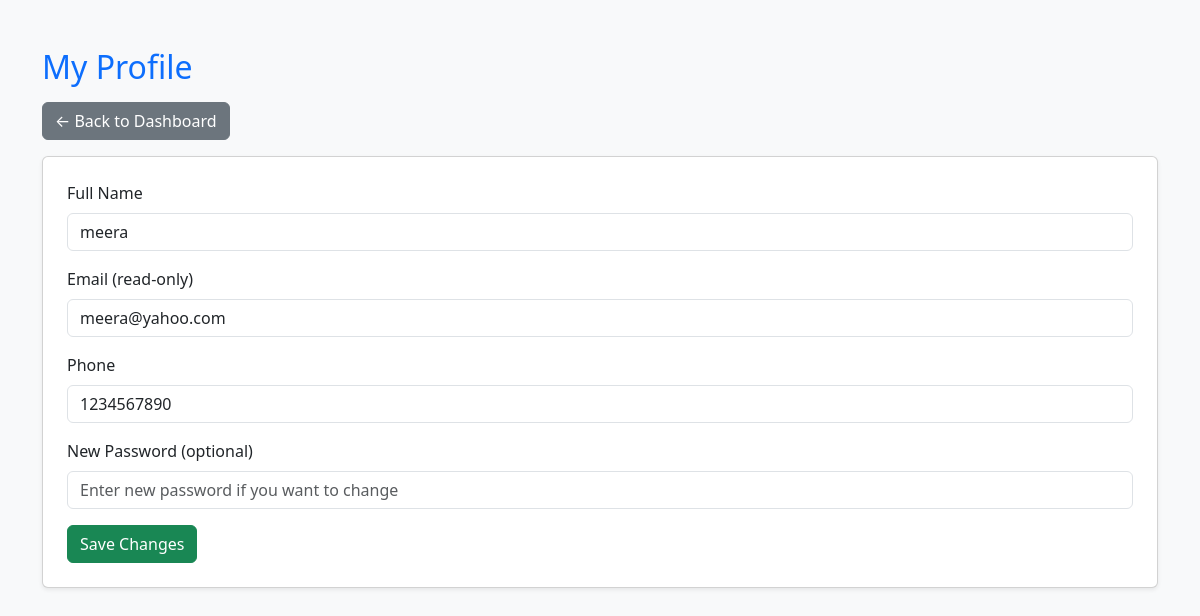
The page /patient/profile (signed in) on the database its author committed.
### app/models.py (models this page shows, shortened)
class User(UserMixin, db.Model):
    __tablename__ = 'users'
    id = db.Column(db.Integer, primary_key=True)
    role = db.Column(db.String(20), nullable=False)
    email = db.Column(db.String(120), unique=True, nullable=False)
    password_hash = db.Column(db.String(128), nullable=False)
    name = db.Column(db.String(120), nullable=False)
    phone = db.Column(db.String(20))
    department_id = db.Column(db.Integer, db.ForeignKey('departments.id'))  # NEW LINE
    created_at = db.Column(db.DateTime, default=datetime.utcnow)
    is_active = db.Column(db.Boolean, default=True)

### app/routes.py (the view, shortened to what this page needs)
    @app.route('/patient/profile', methods=['GET', 'POST'])
    @login_required
    def patient_profile():
        if current_user.role != 'patient':
            flash('Unauthorized access!', 'danger')
            return redirect(url_for('login'))
        user = current_user
        return render_template('patient_profile.html', user=user)

### app/__init__.py (called while the page is built)
def create_app():
    app = Flask(__name__, template_folder="templates")
    app.config['SQLALCHEMY_DATABASE_URI'] = 'sqlite:///hms.db'
    app.config['SQLALCHEMY_TRACK_MODIFICATIONS'] = False
    app.config['SECRET_KEY'] = 'dev-secret-change-this'
    db.init_app(app)
    login_manager.init_app(app)
    @login_manager.user_loader
    def load_user(user_id):
        return User.query.get(int(user_id))
    @app.route('/')
    def index():
        return render_template('index.html')
    from .routes import init_routes
    init_routes(app)
    return app

### app/templates/patient_profile.html (shortened to what this page needs)
<!DOCTYPE html>
<html>
<head>
  <link href="https://cdn.jsdelivr.net/npm/bootstrap@5.3.2/dist/css/bootstrap.min.css" rel="stylesheet">
</head>
<body class="bg-light">
<div class="container mt-5">
  <h2 class="text-primary mb-3">My Profile</h2>
  <a href="{{ url_for('patient_dashboard') }}" class="btn btn-secondary mb-3">← Back to Dashboard</a>
  <div class="card shadow-sm p-4">
    <form method="POST">
      <div class="mb-3">
        <label class="form-label">Full Name</label>
        <input type="text" name="name" class="form-control" value="{{ user.name }}" required>
      </div>
      <div class="mb-3">
        <label class="form-label">Email (read-only)</label>
        <input type="email" class="form-control" value="{{ user.email }}" readonly>
      </div>
      <div class="mb-3">
        <label class="form-label">Phone</label>
        <input type="text" name="phone" class="form-control" value="{{ user.phone }}">
      </div>
      <div class="mb-3">
        <label class="form-label">New Password (optional)</label>
        <input type="password" name="password" class="form-control" placeholder="Enter new password if you want to change">
      </div>
      <button type="submit" class="btn btn-success">Save Changes</button>
    </form>
  </div>
</div>
</body>
</html>

### rows shown on the page
User: name "meera", email "meera@yahoo.com", phone "1234567890"
